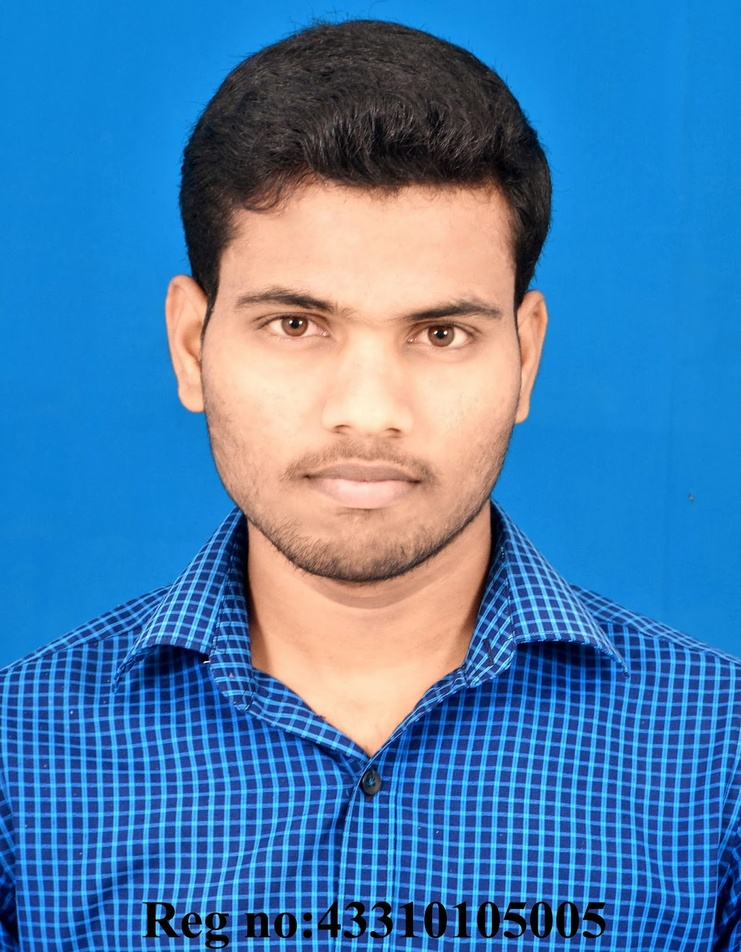
#> input picture b.jpg, 741 x 952 px, shrunk from 1245 x 1600 before the run
$ python image_validator.py
#> lines starting #> are read from the running program, lines starting #| are printed output that depends on the picture; long printed decimals are rounded
import cv2
from PIL import Image
import numpy as np

def is_bw_or_grayscale(image_path):
    """
    Check if the image is black and white or grayscale
    """
#> called with image_path = 'b.jpg'
    image = Image.open(image_path)
#> image is the input picture: PIL image 741x952 RGB; mean R, G, B 72.1, 126, 175.9
    image = image.convert('RGB')
    width, height = image.size
#> width = 741; height = 952
    for x in range(width):
        for y in range(height):
            r, g, b = image.getpixel((x, y))
            if r != g != b:
                return False
    return True

def is_blue(color):
    blue, green, red = color
    print(blue,green,red,color)
    return blue > 100 and green < 100 and red < 100

def main(image_path):
    # Check if the image is black and white or grayscale
    if is_bw_or_grayscale(image_path):
        print("Image is black and white or grayscale. Validation failed.")
        return

    # Load the image
    image = cv2.imread(image_path)
#> image: shape (952, 741, 3)

    # Convert the image to grayscale
    gray_image = cv2.cvtColor(image, cv2.COLOR_BGR2GRAY)
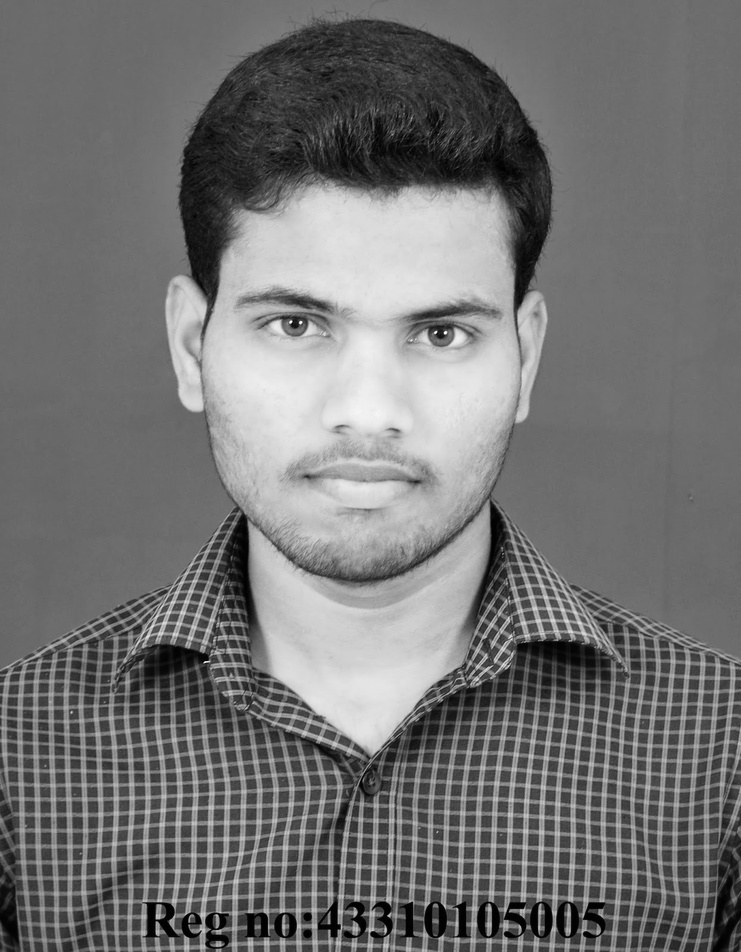
#> gray_image: shape (952, 741); min 0, max 253, mean 115.6

    # Load the pre-trained Haar cascade classifier for face detection
    face_cascade = cv2.CascadeClassifier(cv2.data.haarcascades + 'haarcascade_frontalface_default.xml')

    # Detect faces in the image
    faces = face_cascade.detectMultiScale(gray_image, scaleFactor=1.1, minNeighbors=5, minSize=(30, 30))
#> faces = [[156, 169, 421, 421]]

    # Calculate the total area of faces detected
    total_face_area = sum([w * h for x, y, w, h in faces])
#> total_face_area = 177241

    # Check the background color
    mean_color = np.mean(image.reshape(-1, image.shape[-1]), axis=0)
#> mean_color = [175.9, 126, 72.15]
    if is_blue(mean_color):
#> in is_blue, `blue, green, red = color`: blue = 175.9; green = 126; red = 72.15
#| 175.899 126.010 72.148 [175.899 126.010  72.148]
        background_color = "blue"
    else:
        background_color = "not blue"
#> background_color = 'not blue'

    # Calculate the percentage of the face area in the image
    image_area = image.shape[0] * image.shape[1]
#> image_area = 705432
    face_percentage = total_face_area / image_area
#> face_percentage = 0.251

    # Determine if the image meets the criteria
    if face_percentage >= 0.2:
        print(f"Image validated:good to go. {round(face_percentage*100,2)}%")
#| Image validated:good to go. 25.13%
    else:
        print(f"Image not validated: Does not meet the criteria. Face Coverage is only {round(face_percentage*100,2)}%")

if __name__ == "__main__":
    image_path = "b.jpg"  # Provide the path to your image
    main(image_path)

$ run again, with a.jpg copied over b.jpg
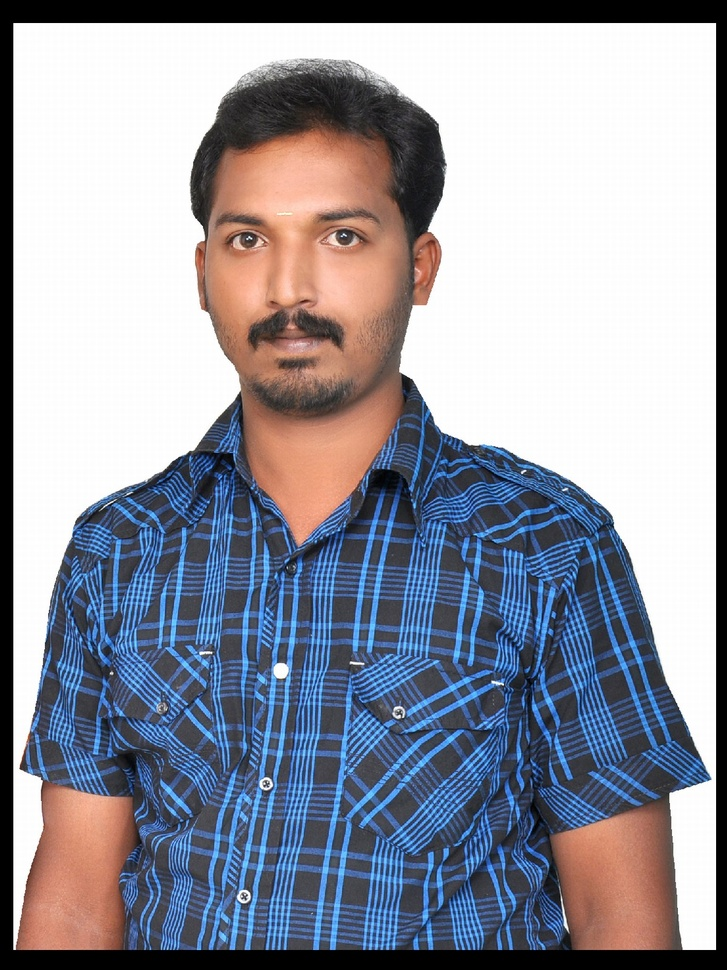
#> input picture a.jpg, 727 x 970 px, shrunk from 1200 x 1600 before the run
#> in is_bw_or_grayscale, image is the input picture: PIL image 727x970 RGB; mean R, G, B 147.4, 149.6, 161
#> image: shape (970, 727, 3)
#> in main, `gray_image = cv2.cvtColor(image, cv2.COLOR_BGR2GRAY)`:
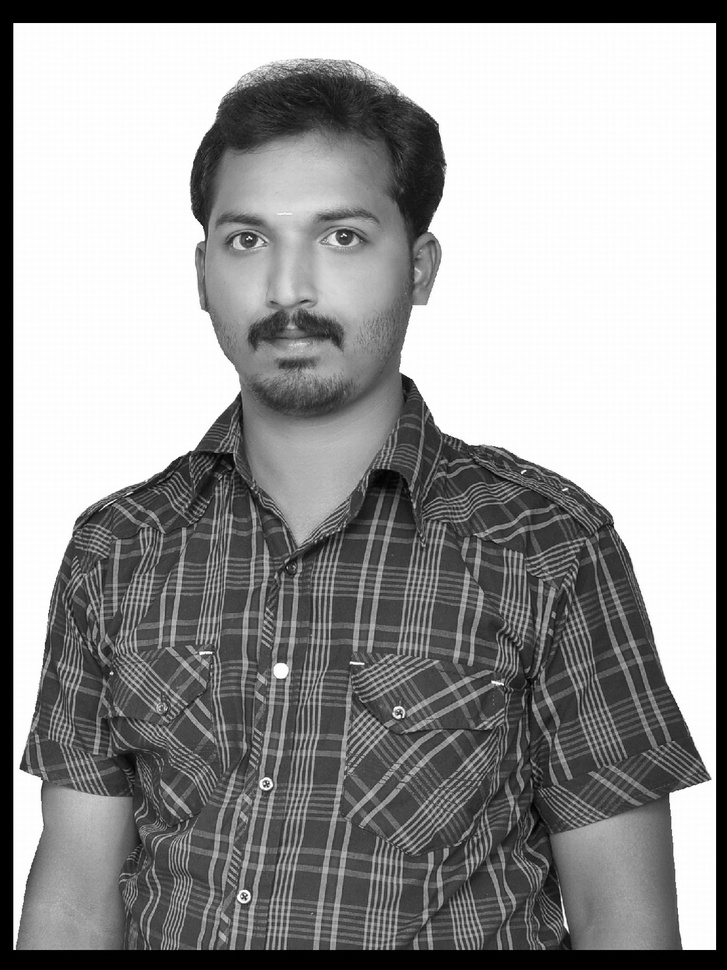
#> gray_image: shape (970, 727); min 0, max 255, mean 150.2
#> faces = [[169, 139, 259, 259]]
#> total_face_area = 67081
#> mean_color = [161, 149.6, 147.4]
#> blue = 161; green = 149.6; red = 147.4
#| 161.045 149.574 147.431 [161.045  149.574 147.431]
#> background_color = 'not blue'
#> face_percentage = 0.0951
#| Image not validated: Does not meet the criteria. Face Coverage is only 9.51%

$ run again, with d.jpg copied over b.jpg
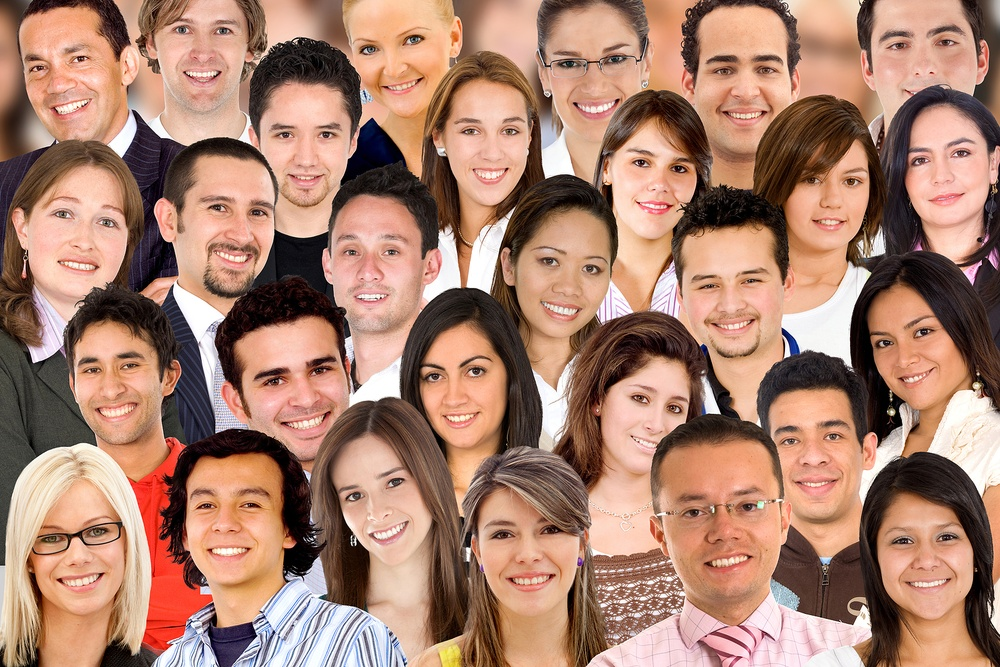
#> input picture d.jpg, 1000 x 667 px, shrunk from 1600 x 1067 before the run
#> in is_bw_or_grayscale, image is the input picture: PIL image 1000x667 RGB; mean R, G, B 170.2, 129, 110.6
#> image: shape (667, 1000, 3)
#> in main, `gray_image = cv2.cvtColor(image, cv2.COLOR_BGR2GRAY)`:
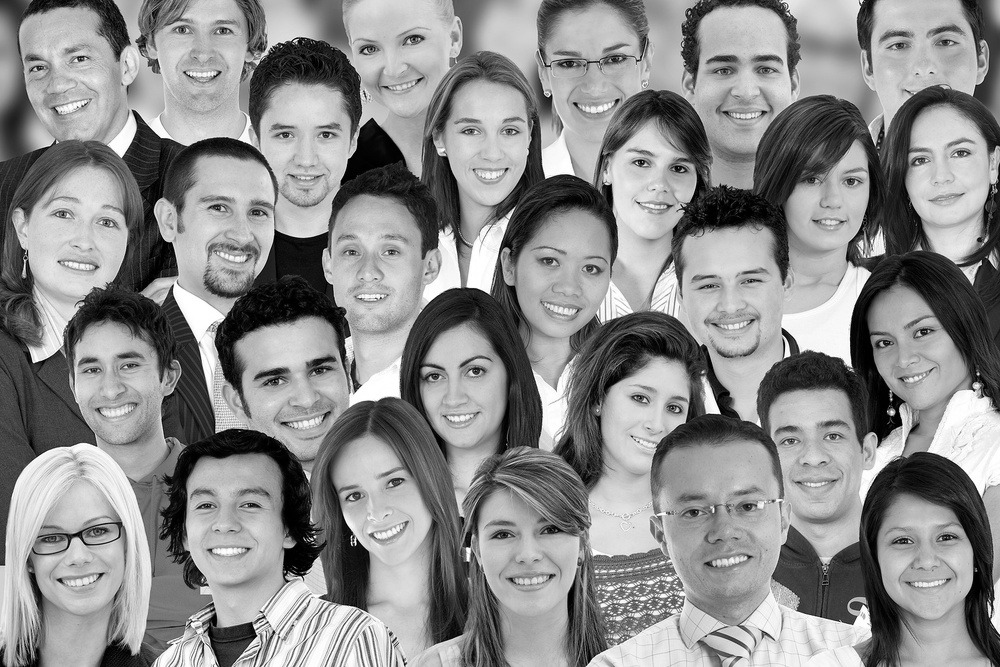
#> gray_image: shape (667, 1000); min 0, max 255, mean 139.2
#> faces = 29 rows, first 6: [706, 332, 63, 63], [165, 4, 78, 78], [889, 117, 102, 102], [605, 125, 106, 106], [784, 145, 97, 97], [404, 332, 107, 107]
#> total_face_area = 367666
#> mean_color = [110.6, 129, 170.2]
#> blue = 110.6; green = 129; red = 170.2
#| 110.629 128.979 170.174 [110.629 128.979 170.174]
#> background_color = 'not blue'
#> face_percentage = 0.551
#| Image validated:good to go. 55.12%

$ run again, with f.jpg copied over b.jpg
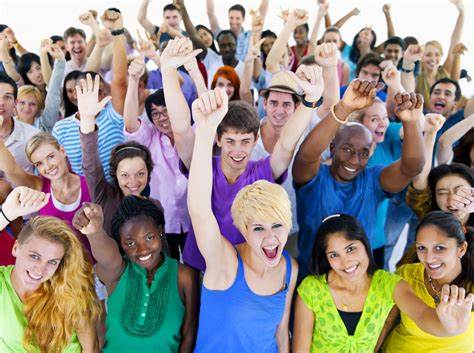
#> input picture f.jpg, 474 x 353 px
#> in is_bw_or_grayscale, image is the input picture: PIL image 474x353 RGB; mean R, G, B 148.3, 140.9, 136.2
#> image: shape (353, 474, 3)
#> in main, `gray_image = cv2.cvtColor(image, cv2.COLOR_BGR2GRAY)`:
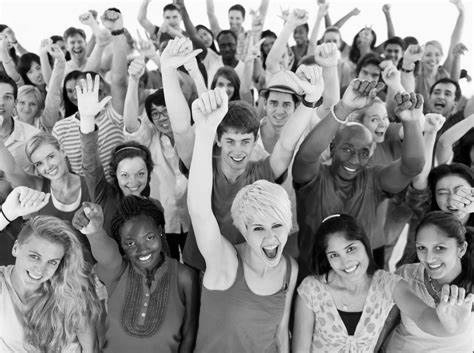
#> gray_image: shape (353, 474); min 0, max 255, mean 142.6
#> faces = [[263, 91, 34, 34], [114, 159, 38, 38], [410, 231, 50, 50], [215, 124, 46, 46], [427, 174, 46, 46], [241, 207, 56, 56], [17, 240, 51, 51]]
#> total_face_area = 15069
#> mean_color = [136.2, 140.9, 148.3]
#> blue = 136.2; green = 140.9; red = 148.3
#| 136.216 140.917 148.312 [136.216 140.917 148.312]
#> background_color = 'not blue'
#> face_percentage = 0.0901
#| Image not validated: Does not meet the criteria. Face Coverage is only 9.01%
